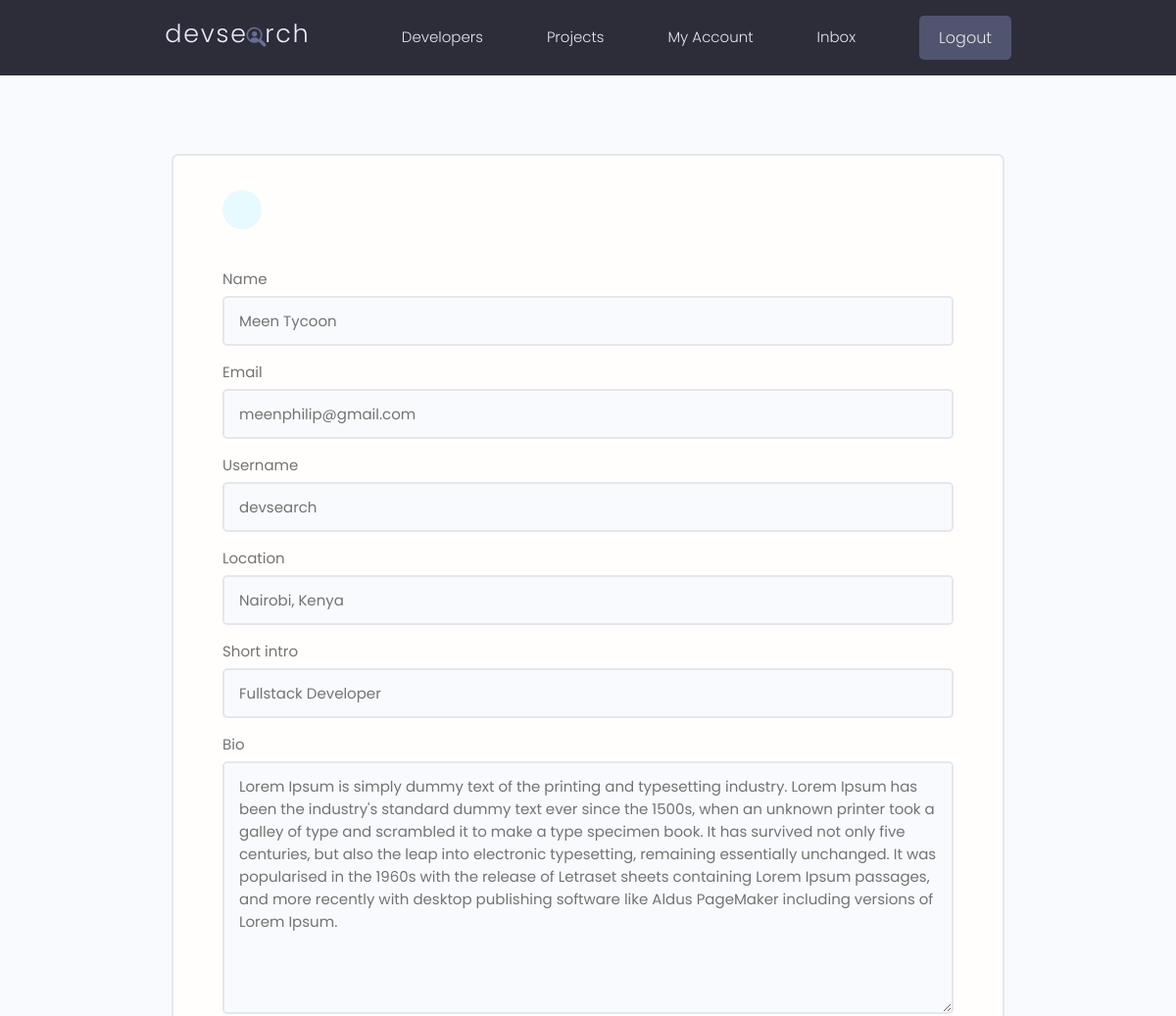
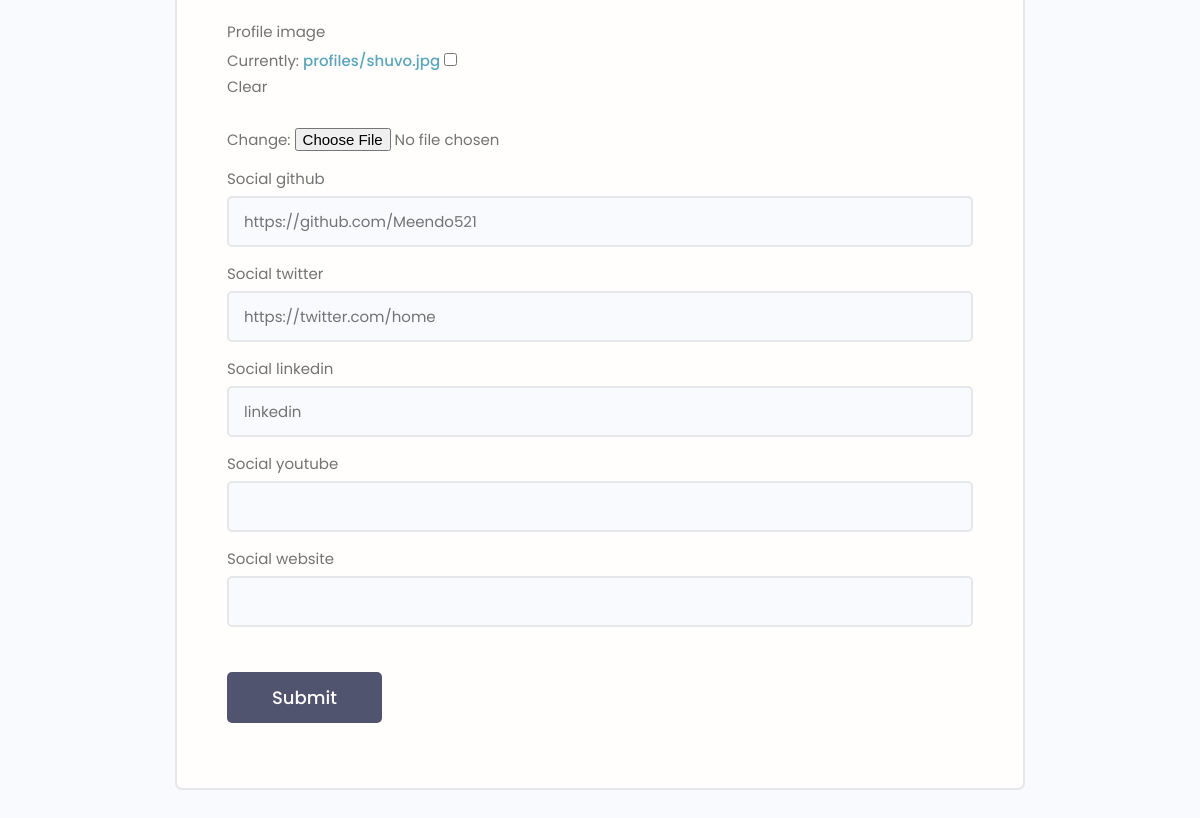
The page /edit-account/ (signed in) on the database its author committed (2 pictures, top to bottom).
### users/models.py (models this page shows, shortened)
class Profile(models.Model):
    user = models.OneToOneField(User, on_delete=models.CASCADE, null=True, blank=True)
    name = models.CharField(max_length=200, null=True, blank=True)
    email = models.EmailField(max_length=500, null=True, blank=True)
    username = models.CharField(max_length=200, null=True, blank=True)
    location = models.CharField(max_length=200, null=True, blank=True)
    short_intro = models.CharField(max_length=200, null=True, blank=True)
    bio = models.TextField(null=True, blank=True)
    profile_image = models.ImageField(
        null=True,
        blank=True,
        upload_to="profiles/",
        default="profiles/user-default.png",
    )
    social_github = models.CharField(max_length=200, null=True, blank=True)
    social_twitter = models.CharField(max_length=200, null=True, blank=True)
    social_linkedin = models.CharField(max_length=200, null=True, blank=True)
    social_youtube = models.CharField(max_length=200, null=True, blank=True)
    social_website = models.CharField(max_length=200, null=True, blank=True)
    created = models.DateTimeField(auto_now_add=True)
    id = models.UUIDField(
        default=uuid.uuid4, unique=True, primary_key=True, editable=False
    )
    class Meta:
        ordering = ["username"]

### users/views.py (the view)
# urls.py: path("edit-account/", views.edit_account, name="edit-account"),
@login_required(login_url="login")
def edit_account(request):
    profile = request.user.profile
    form = ProfileForm(instance=profile)
    if request.method == "POST":
        form = ProfileForm(request.POST, request.FILES, instance=profile)
        if form.is_valid():
            form.save()
            return redirect("account")
    context = {"form": form}
    return render(request, "users/profile_form.html", context)

### users/forms.py
class ProfileForm(ModelForm):
    class Meta:
        model = Profile
        exclude = ["user"]
    def __init__(self, *args, **kwargs):
        super(ProfileForm, self).__init__(*args, **kwargs)
        for name, field in self.fields.items():
            field.widget.attrs.update(
                {
                    "class": "input",
                }
            )

### users/templates/users/profile_form.html (shortened to what this page needs)
{% extends 'base.html' %}
{% block content %}
    <main class="formPage my-xl">
      <div class="content-box">
        <div class="formWrapper">
          <a class="backButton" href="{% url 'account' %}"></a>
          <br />
          <form class="form" action="{% url 'edit-account' %}" method="POST" enctype="multipart/form-data">
            {% for field in form %}
            <div class="form__field">
              <label for="formInput#text">{{field.label}} </label>
                {{field}}
            </div>
            {% endfor %}
            <input
              class="btn btn--sub btn--lg my-md"
              type="submit"
              value="Submit"
            />
          </form>
        </div>
      </div>
    </main>
{% endblock %}

### static/styles/app.css (style rules this page uses)
:root { --color-sub: #2d2d39; }
.btn--sub { background-color: var(--color-sub-light); }
.content-box { width: 95%; max-width: 85rem; margin: 0 auto; }
.backButton { background: var(--color-main-light); color: var(--color-main); width: 4rem; height: 4rem; display: flex; align-items: center; justify-content: center; border-radius: 50%; }
.formPage .formWrapper { list-style: none; background: var(--color-white); padding: 3.5rem 5rem; border: 2px solid var(--color-light); border-radius: 0.7rem; }

### static/uikit/styles/modules/_variables.css (style rules this page uses)
:root { --color-main: #5aa5b9; --color-main-light: #e6faff; --color-sub: #3f4156; --color-sub-light: #51546e; --color-sub-lighter: #ededfd; --color-text: #737373; --color-gray: #8b8b8b; --color-light: #e5e7eb; --color-light-gray: #767676; --color-bg: #f8fafd; --color-white: #fffefd; --color-white-light: #f3f3f3; --color-success: #359e64; --color-success-bg: #def8e8; --color-error: #fc4b0b; --color-error-bg: #fff2ee; --font-base: 'Poppins', arial, helvetica, 'Segoe UI', roboto, ubuntu, sans-serif; --font-monospace: 'Fira Code', 'Courier New', courier, monospace; --font-regular: 300; --font-medium: 500; --font-bold: 700; --generic-shadow: 1px 1px 5px #00000010; --generic-transition: all 0.3s ease-in-out; }

### static/uikit/styles/modules/_base.css (style rules this page uses)
* { margin: 0; padding: 0; box-sizing: border-box; text-rendering: optimizeLegibility; color: inherit; font-size: inherit; }
html { font-size: 50%; }
@media only screen and (min-width: 480px) { html { font-size: 56.25%; } }
@media only screen and (min-width: 1200px) { html { font-size: 62.5%; } }
body { line-height: 1.6; font-weight: 400; font-size: 1.5rem; color: var(--color-text); background-color: var(--color-bg); min-height: 100vh; }

### static/uikit/styles/modules/_typography.css (style rules this page uses)
* { font-family: var(--font-base); }
a { padding-bottom: 2px; text-decoration: none; display: inline-block; color: var(--color-main); font-weight: var(--font-medium); }

### static/uikit/styles/modules/_utilities.css (style rules this page uses)
.my-md { margin: 3rem auto; }
.my-xl { margin: 8rem auto; }

### static/uikit/styles/modules/_button.css (style rules this page uses)
.btn { display: inline-block; position: relative; cursor: pointer; background-color: var(--color-light); font-weight: var(--font-medium); color: var(--color-sub); text-decoration: none; padding: 1rem 2rem; border-radius: 0.5rem; border: none; width: -webkit-fit-content; width: -moz-fit-content; width: fit-content; height: -webkit-fit-content; height: -moz-fit-content; height: fit-content; font-size: 1.6rem; outline-width: 0; outline-color: transparent; -webkit-backface-visibility: hidden; backface-visibility: hidden; transition: all 0.3s ease-in-out; }
.btn--sub { background-color: var(--color-sub); color: var(--color-white); }
.btn--lg { font-size: 1.8rem; padding: 1.2rem 4.5rem; }

### static/uikit/styles/modules/_form.css (style rules this page uses)
.form { display: block; }
.form__field { margin-top: 1.5rem; margin-bottom: 1.5rem; }
.form__label, .form__field > label { display: block; margin-bottom: 0.5rem; color: var(--color-text); }
input.input[type='text'], input.input[type='email'], input.input[type='password'], input.input[type='number'], textarea.input { min-width: 24rem; width: 100%; padding: 1.2rem 1.5rem; border-radius: 0.5rem; border: 2px solid var(--color-light); transition: all 0.3s ease-in-out; background-color: var(--color-bg); }

### rows shown on the page
Profile: form "Meen Tycoon" "meenphilip@gmail.com" "devsearch" "Nairobi, Kenya" "Fullstack Developer" "Lorem Ipsum is simply dummy text of the printing and typesetting industry. Lorem Ipsum has been the industry's standard dummy text ever since the 1500s, when an unknown printer took a galley of type and scrambled it to make a type specimen book. It has survived not only five centuries, but also the leap into electronic typesetting, remaining essentially unchanged. It was popularised in the 1960s with the release of Letraset sheets containing Lorem Ipsum passages, and more recently with desktop publishing software like Aldus PageMaker including versions of Lorem Ipsum." "https://github.com/Meendo521" "https://twitter.com/home" "linkedin"

### other values the page prints
{{ field.label }} "Name" "Email" "Username" "Location" "Short intro" "Bio" "Profile image" "Social github" "Social twitter" "Social linkedin" "Social youtube" "Social website"
